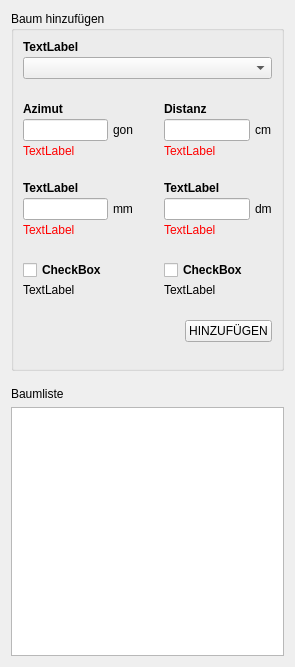
         <widget class="QWidget" name="scrollAreaWidgetContents_7">
          <property name="geometry">
           <rect>
            <x>0</x>
            <y>0</y>
            <width>295</width>
            <height>667</height>
           </rect>
          </property>
          <property name="sizePolicy">
           <sizepolicy hsizetype="Preferred" vsizetype="Fixed">
            <horstretch>0</horstretch>
            <verstretch>0</verstretch>
           </sizepolicy>
          </property>
          <layout class="QGridLayout" name="gridLayout_27">
           <item row="1" column="0">
            <spacer name="verticalSpacer_40">
             <property name="orientation">
              <enum>Qt::Vertical</enum>
             </property>
             <property name="sizeType">
              <enum>QSizePolicy::Fixed</enum>
             </property>
             <property name="sizeHint" stdset="0">
              <size>
               <width>20</width>
               <height>10</height>
              </size>
             </property>
            </spacer>
           </item>
           <item row="2" column="0">
            <widget class="QLabel" name="label_3">
             <property name="text">
              <string>Baumliste</string>
             </property>
            </widget>
           </item>
           <item row="3" column="0">
            <widget class="QTableWidget" name="baumplot2Table">
             <property name="editTriggers">
              <set>QAbstractItemView::NoEditTriggers</set>
             </property>
            </widget>
           </item>
           <item row="0" column="0">
            <widget class="QgsCollapsibleGroupBox" name="baumplot2_collapsable">
             <property name="title">
              <string>Baum hinzufügen</string>
             </property>
             <layout class="QGridLayout" name="gridLayout_28">
              <property name="horizontalSpacing">
               <number>5</number>
              </property>
              <property name="verticalSpacing">
               <number>3</number>
              </property>
              <item row="9" column="0">
               <widget class="QLineEdit" name="baumplot2_bhd"/>
              </item>
              <item row="0" column="0">
               <widget class="QLabel" name="baumplot2_icode_baLabel">
                <property name="font">
                 <font>
                  <weight>75</weight>
                  <bold>true</bold>
                 </font>
                </property>
                <property name="text">
                 <string>TextLabel</string>
                </property>
               </widget>
              </item>
              <item row="11" column="0">
               <spacer name="verticalSpacer_39">
                <property name="orientation">
                 <enum>Qt::Vertical</enum>
                </property>
                <property name="sizeType">
                 <enum>QSizePolicy::Fixed</enum>
                </property>
                <property name="sizeHint" stdset="0">
                 <size>
                  <width>20</width>
                  <height>20</height>
                 </size>
                </property>
               </spacer>
              </item>
              <item row="9" column="4">
               <widget class="QLabel" name="label_33">
                <property name="text">
                 <string>dm</string>
                </property>
               </widget>
              </item>
              <item row="8" column="3">
               <widget class="QLabel" name="baumplot2_messhoehebhdLabel">
                <property name="font">
                 <font>
                  <weight>75</weight>
                  <bold>true</bold>
                 </font>
                </property>
                <property name="text">
                 <string>TextLabel</string>
                </property>
               </widget>
              </item>
              <item row="16" column="0" colspan="5">
               <widget class="QLabel" name="baumplot2AddError">
                <property name="font">
                 <font>
                  <weight>75</weight>
                  <bold>true</bold>
                 </font>
                </property>
                <property name="styleSheet">
                 <string notr="true">color:red;</string>
                </property>
                <property name="text">
                 <string/>
                </property>
                <property name="alignment">
                 <set>Qt::AlignRight|Qt::AlignTrailing|Qt::AlignVCenter</set>
                </property>
               </widget>
              </item>
              <item row="6" column="3">
               <widget class="QLabel" name="baumplot2_distanzError">
                <property name="styleSheet">
                 <string notr="true">color:red</string>
                </property>
                <property name="text">
                 <string>TextLabel</string>
                </property>
               </widget>
              </item>
              <item row="2" column="0" colspan="5">
               <layout class="QVBoxLayout" name="baumplot2_icode_ba_chips">
                <property name="topMargin">
                 <number>0</number>
                </property>
               </layout>
              </item>
              <item row="13" column="3">
               <widget class="QLabel" name="baumplot2_fegeDescription">
                <property name="text">
                 <string>TextLabel</string>
                </property>
               </widget>
              </item>
              <item row="10" column="0">
               <widget class="QLabel" name="baumplot2_bhdError">
                <property name="styleSheet">
                 <string notr="true">color:red</string>
                </property>
                <property name="text">
                 <string>TextLabel</string>
                </property>
               </widget>
              </item>
              <item row="3" column="0">
               <spacer name="verticalSpacer_34">
                <property name="orientation">
                 <enum>Qt::Vertical</enum>
                </property>
                <property name="sizeType">
                 <enum>QSizePolicy::Fixed</enum>
                </property>
                <property name="sizeHint" stdset="0">
                 <size>
                  <width>20</width>
                  <height>20</height>
                 </size>
                </property>
               </spacer>
              </item>
              <item row="5" column="0">
               <widget class="QLineEdit" name="baumplot2_azimut"/>
              </item>
              <item row="8" column="0">
               <widget class="QLabel" name="baumplot2_bhdLabel">
                <property name="font">
                 <font>
                  <weight>75</weight>
                  <bold>true</bold>
                 </font>
                </property>
                <property name="text">
                 <string>TextLabel</string>
                </property>
               </widget>
              </item>
              <item row="7" column="0">
               <spacer name="verticalSpacer_35">
                <property name="orientation">
                 <enum>Qt::Vertical</enum>
                </property>
                <property name="sizeType">
                 <enum>QSizePolicy::Fixed</enum>
                </property>
                <property name="sizeHint" stdset="0">
                 <size>
                  <width>20</width>
                  <height>20</height>
                 </size>
                </property>
               </spacer>
              </item>
              <item row="10" column="3">
               <widget class="QLabel" name="baumplot2_messhoehebhdError">
                <property name="styleSheet">
                 <string notr="true">color:red</string>
                </property>
                <property name="text">
                 <string>TextLabel</string>
                </property>
               </widget>
              </item>
              <item row="5" column="2">
               <spacer name="horizontalSpacer_7">
                <property name="orientation">
                 <enum>Qt::Horizontal</enum>
                </property>
                <property name="sizeType">
                 <enum>QSizePolicy::Fixed</enum>
                </property>
                <property name="sizeHint" stdset="0">
                 <size>
                  <width>20</width>
                  <height>20</height>
                 </size>
                </property>
               </spacer>
              </item>
              <item row="6" column="0">
               <widget class="QLabel" name="baumplot2_azimutError">
                <property name="sizePolicy">
                 <sizepolicy hsizetype="Preferred" vsizetype="Maximum">
                  <horstretch>0</horstretch>
                  <verstretch>0</verstretch>
                 </sizepolicy>
                </property>
                <property name="styleSheet">
                 <string notr="true">color:red</string>
                </property>
                <property name="text">
                 <string>TextLabel</string>
                </property>
               </widget>
              </item>
              <item row="5" column="4">
               <widget class="QLabel" name="label_32">
                <property name="text">
                 <string>cm</string>
                </property>
               </widget>
              </item>
              <item row="12" column="0">
               <widget class="QCheckBox" name="baumplot2_schaele">
                <property name="font">
                 <font>
                  <weight>75</weight>
                  <bold>true</bold>
                 </font>
                </property>
                <property name="text">
                 <string>CheckBox</string>
                </property>
               </widget>
              </item>
              <item row="4" column="0">
               <widget class="QLabel" name="baumplot2_azimutLabel">
                <property name="font">
                 <font>
                  <weight>75</weight>
                  <bold>true</bold>
                 </font>
                </property>
                <property name="text">
                 <string>Azimut</string>
                </property>
               </widget>
              </item>
              <item row="9" column="3">
               <widget class="QLineEdit" name="baumplot2_messhoehebhd"/>
              </item>
              <item row="12" column="3">
               <widget class="QCheckBox" name="baumplot2_fege">
                <property name="font">
                 <font>
                  <weight>75</weight>
                  <bold>true</bold>
                 </font>
                </property>
                <property name="text">
                 <string>CheckBox</string>
                </property>
               </widget>
              </item>
              <item row="4" column="3">
               <widget class="QLabel" name="baumplot2_distanzLabel">
                <property name="font">
                 <font>
                  <weight>75</weight>
                  <bold>true</bold>
                 </font>
                </property>
                <property name="text">
                 <string>Distanz</string>
                </property>
               </widget>
              </item>
              <item row="1" column="0" colspan="5">
               <widget class="QComboBox" name="baumplot2_icode_ba"/>
              </item>
              <item row="9" column="1">
               <widget class="QLabel" name="label_35">
                <property name="text">
                 <string>mm</string>
                </property>
               </widget>
              </item>
              <item row="5" column="1">
               <widget class="QLabel" name="label_34">
                <property name="text">
                 <string>gon</string>
                </property>
               </widget>
              </item>
              <item row="5" column="3">
               <widget class="QLineEdit" name="baumplot2_distanz"/>
              </item>
              <item row="14" column="0">
               <spacer name="verticalSpacer_38">
                <property name="orientation">
                 <enum>Qt::Vertical</enum>
                </property>
                <property name="sizeType">
                 <enum>QSizePolicy::Fixed</enum>
                </property>
                <property name="sizeHint" stdset="0">
                 <size>
                  <width>20</width>
                  <height>20</height>
                 </size>
                </property>
               </spacer>
              </item>
              <item row="13" column="0">
               <widget class="QLabel" name="baumplot2_schaeleDescription">
                <property name="text">
                 <string>TextLabel</string>
                </property>
               </widget>
              </item>
              <item row="15" column="0" colspan="5">
               <layout class="QHBoxLayout" name="horizontalLayout_4">
                <property name="topMargin">
                 <number>0</number>
                </property>
                <item>
                 <spacer name="horizontalSpacer_4">
                  <property name="orientation">
                   <enum>Qt::Horizontal</enum>
                  </property>
                  <property name="sizeHint" stdset="0">
                   <size>
                    <width>40</width>
                    <height>20</height>
                   </size>
                  </property>
                 </spacer>
                </item>
                <item>
                 <widget class="QPushButton" name="baumplot2Add">
                  <property name="text">
                   <string>HINZUFÜGEN</string>
                  </property>
                 </widget>
                </item>
               </layout>
              </item>
             </layout>
            </widget>
           </item>
          </layout>
         </widget>
